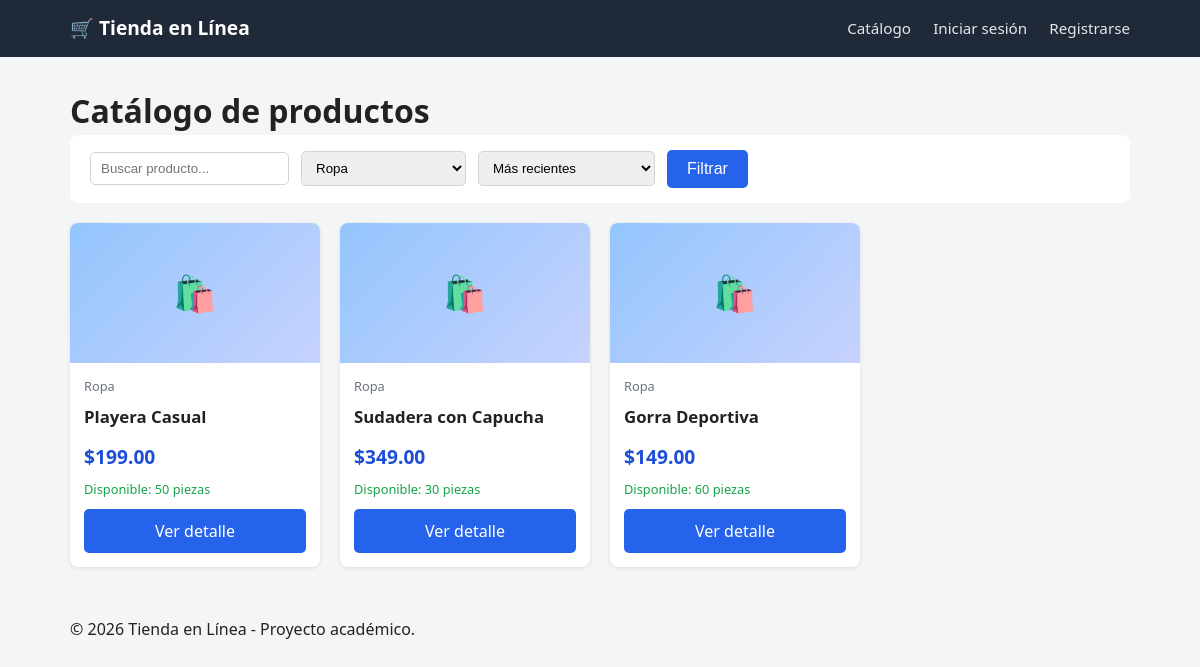
/index.php?categoria=2, run on the app's committed database.
### tables this page shows
CREATE TABLE productos (
    id              INT AUTO_INCREMENT PRIMARY KEY,
    nombre          VARCHAR(150) NOT NULL,
    descripcion     TEXT,
    precio          DECIMAL(10,2) NOT NULL,
    stock           INT NOT NULL DEFAULT 0,
    categoria_id    INT,
    imagen_url      VARCHAR(255),
    fecha_creacion  DATETIME DEFAULT CURRENT_TIMESTAMP,
    CONSTRAINT fk_producto_categoria
        FOREIGN KEY (categoria_id) REFERENCES categorias(id) ON DELETE SET NULL
);

CREATE TABLE categorias (
    id          INT AUTO_INCREMENT PRIMARY KEY,
    nombre      VARCHAR(100) NOT NULL,
    descripcion VARCHAR(255)
);

### index.php (the view, shortened to what this page needs)
<?php
require_once 'config/db.php';
$categorias = $pdo->query('SELECT * FROM categorias ORDER BY nombre')->fetchAll();
$categoriaId = isset($_GET['categoria']) ? (int) $_GET['categoria'] : 0;
$busqueda    = trim($_GET['q'] ?? '');
$orden       = $_GET['orden'] ?? 'recientes';
$sql = 'SELECT p.*, c.nombre AS categoria_nombre FROM productos p
        LEFT JOIN categorias c ON p.categoria_id = c.id WHERE 1=1';
$parametros = [];
if ($categoriaId > 0) {
    $sql .= ' AND p.categoria_id = ?';
    $parametros[] = $categoriaId;
}
switch ($orden) {
    default:            $sql .= ' ORDER BY p.fecha_creacion DESC';
}
$stmt = $pdo->prepare($sql);
$stmt->execute($parametros);
$productos = $stmt->fetchAll();
include 'includes/header.php';
?>
<h1>Catálogo de productos</h1>
<form method="GET" action="index.php" class="filtros">
    <input type="text" name="q" placeholder="Buscar producto..." value="<?php echo htmlspecialchars($busqueda); ?>">
    <select name="categoria">
        <?php foreach ($categorias as $cat): ?>
            <option value="<?php echo $cat['id']; ?>" <?php echo $categoriaId == $cat['id'] ? 'selected' : ''; ?>>
                <?php echo htmlspecialchars($cat['nombre']); ?>
            </option>
        <?php endforeach; ?>
    </select>
    <select name="orden">
        <option value="recientes" <?php echo $orden === 'recientes' ? 'selected' : ''; ?>>Más recientes</option>
    </select>
    <button type="submit" class="boton">Filtrar</button>
</form>
<?php if (empty($productos)): ?>
    <p>No se encontraron productos con los filtros seleccionados.</p>
<?php else: ?>
    <div class="rejilla-productos">
        <?php foreach ($productos as $producto): ?>
            <div class="tarjeta-producto">
                <div class="img-placeholder">🛍️</div>
                <div class="info">
                    <span class="categoria"><?php echo htmlspecialchars($producto['categoria_nombre'] ?? 'Sin categoría'); ?></span>
                    <h3><?php echo htmlspecialchars($producto['nombre']); ?></h3>
                    <p class="precio">$<?php echo number_format($producto['precio'], 2); ?></p>
                    <?php if ($producto['stock'] > 0): ?>
                        <p class="stock">Disponible: <?php echo $producto['stock']; ?> piezas</p>
                    <?php else: ?>
                        <p class="stock agotado">Agotado</p>
                    <?php endif; ?>
                    <div class="acciones">
                        <a href="product.php?id=<?php echo $producto['id']; ?>" class="boton boton-ancho">Ver detalle</a>
                    </div>
                </div>
            </div>
        <?php endforeach; ?>
    </div>
<?php endif; ?>
<?php include 'includes/footer.php'; ?>

### assets/css/style.css (style rules this page uses)
* { box-sizing: border-box; margin: 0; padding: 0; }
body { font-family: 'Segoe UI', Arial, sans-serif; background-color: #f4f5f7; color: #222; line-height: 1.5; }
.boton { display: inline-block; background-color: #2563eb; color: #fff; border: none; padding: 10px 20px; border-radius: 5px; font-size: 1em; cursor: pointer; text-decoration: none; text-align: center; }
.boton-ancho { width: 100%; }
.filtros { background: #fff; padding: 15px 20px; border-radius: 8px; margin-bottom: 20px; display: flex; gap: 12px; flex-wrap: wrap; align-items: center; }
.filtros select, .filtros input[type="text"] { padding: 8px 10px; border: 1px solid #d1d5db; border-radius: 5px; }
.rejilla-productos { display: grid; grid-template-columns: repeat(auto-fill, minmax(220px, 1fr)); gap: 20px; }
.tarjeta-producto { background: #fff; border-radius: 8px; overflow: hidden; box-shadow: 0 1px 4px rgba(0,0,0,0.1); display: flex; flex-direction: column; }
.tarjeta-producto .img-placeholder { height: 140px; background: linear-gradient(135deg, #93c5fd, #c7d2fe); display: flex; align-items: center; justify-content: center; font-size: 2.2em; }
.tarjeta-producto .info { padding: 14px; flex-grow: 1; display: flex; flex-direction: column; }
.tarjeta-producto h3 { font-size: 1.05em; margin-bottom: 6px; }
.tarjeta-producto .categoria { font-size: 0.8em; color: #6b7280; margin-bottom: 8px; }
.tarjeta-producto .precio { font-size: 1.2em; font-weight: bold; color: #1d4ed8; margin: 8px 0; }
.tarjeta-producto .stock { font-size: 0.8em; color: #16a34a; margin-bottom: 10px; }
.tarjeta-producto .acciones { margin-top: auto; }

### data on the page
productos: categoria.nombre "Ropa", nombre "Playera Casual", precio "199.00", stock "50"
productos: categoria.nombre "Ropa", nombre "Sudadera con Capucha", precio "349.00", stock "30"
productos: categoria.nombre "Ropa", nombre "Gorra Deportiva", precio "149.00", stock "60"

### other printed values
form field categoria "Ropa"
